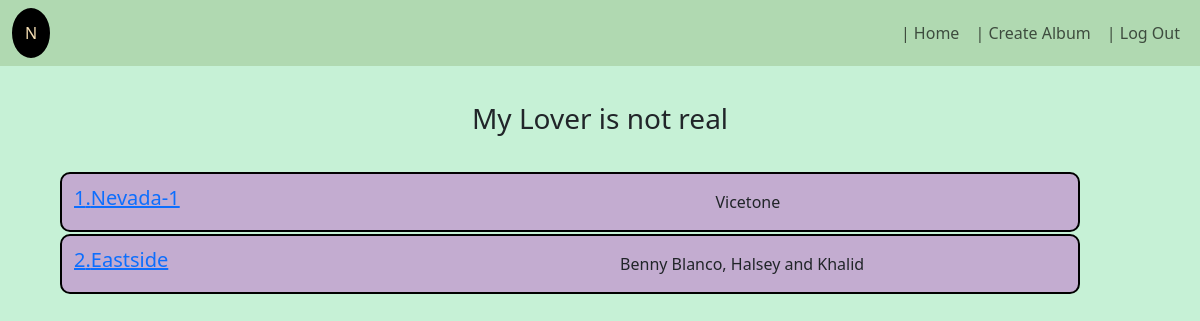
Page /album/1 (signed in) on the committed database.
### application/models.py (models this page shows)
class Loggers(db.Model):
    __tablename__ = 'loggers'
    l_id = db.Column(db.Integer, autoincrement=True, primary_key=True)
    username = db.Column(db.String, unique=True)
    password = db.Column(db.String)
    profile = db.Column(db.String)
    comment = db.relationship("Songs", secondary="comments")

class Album(db.Model):
    __tablename__ = "album"
    a_id = db.Column(db.Integer, primary_key=True, autoincrement=True)
    name = db.Column(db.String, unique=True)
    By = db.Column(db.Integer)

class Songs(db.Model):
    __tablename__="songs"
    s_id = db.Column(db.Integer, autoincrement=True, primary_key=True)
    name = db.Column(db.String, unique=True)
    lyrics = db.Column(db.String)
    rating = db.Column(db.Integer)
    doc = db.Column(db.String)
    singer = db.Column(db.String)
    g_id = db.Column(db.Integer, db.ForeignKey("genre.g_id"))
    l_id = db.Column(db.Integer, db.ForeignKey("loggers.l_id"))
    composer = db.relationship("Loggers", secondary="composer")

### application/controllers.py (the view, shortened to what this page needs)
    @app.route("/album/<int:id>", methods=["GET", "POST"])
    def album(id):
        User = db.session.query(Loggers).filter(Loggers.username==session.get('loggedUser')).first()
        if session.get('isLoggedIn') and session.get('profile')=="user":
            if request.method == "GET":
                album = db.session.query(Album).filter(Album.a_id==id).first()
                data = {"nav": "even", "user": User, "Owner":User.l_id==album.By, "e1":['Home', url_for("home")], "e2":['Create Album', url_for('createalbum')], "e3":['Log Out', url_for('logout')], "album": album}
                data['songs'] = []
                songs = db.session.query(S_Album).filter(S_Album.a_id == id).all()
                for i in songs:
                    data['songs'].append(db.session.query(Songs).filter(Songs.s_id == i.s_id).one())
                if User.profile == "creator":
                    allsongs = db.session.query(Songs).filter(Songs.l_id == User.l_id).all()
                    data['remainingsongs'] = []
                    for i in allsongs:
                        if i not in data['songs']:
                            data['remainingsongs'].append(i)
                return render_template("albumlist.html", data=data)
        else:
            return redirect(url_for("error", token="unauthenticated"))

### templates/albumlist.html (shortened to what this page needs)
{% include 'header.html' %}
<link rel="stylesheet" type="text/css" href="http://127.0.0.1:5000/static/playlist.css">
</head>
<body style="background-color: #C6F1D6;">
    {% include 'nav.html' %}
    <div style="text-align: center; margin-top: 3%; margin-bottom: 3%;">
        <h3>{{ data['album'].name }}</h3>
    </div>
    <form action="/album/{{ data['album'].a_id }}" method="post">
        {% for i in data['songs'] %}
            {% set myvar=loop.index %}
            {% include "albumsongs.html" %}
        {% endfor %}
    </form>
    {% include "footer.html" %}

### templates/nav.html (shortened to what this page needs)
<header>
    <nav class="navbar navbar-expand-lg navbar-custom" style="background-color: #B0D9B1;">
        <div class="container-fluid">
            <div class="navbar-collapse" id="navbarNav" >
                {% if data['nav']=="uneven" %}
                    <button type="button" class="btn btn-primary" data-bs-toggle="modal" data-bs-target="#exampleModal" style="color: wheat; padding: 10px; border: 3px solid black; border-radius: 100%; background-color: black;">{{ data['user'].admin_name[0] | upper}}</button>
                {% else %}
                    <button type="button" class="btn btn-primary" data-bs-toggle="modal" data-bs-target="#exampleModal" style="color: wheat; padding: 10px; border: 3px solid black; border-radius: 100%; background-color: black;">{{ data['user'].username[0] | upper}}</button>
                {% endif %}
                <ul class="navbar-nav ms-auto">
                    <li class="nav-item">
                        <a class="nav-link" href="{{ data['e1'][1] }}">| {{ data['e1'][0] }}</a>
                    </li>
                    {% if data['sub']!='no' %}
                        <li class="nav-item">
                            <a class="nav-link" href="{{ data['e2'][1] }}">| {{ data['e2'][0] }}</a>
                        </li>
                    {% endif %}
                    <li class="nav-item">
                        <a class="nav-link" href="{{ data['e3'][1] }}">| {{ data['e3'][0] }}</a>
                    </li>
                </ul>
            </div>
        </div>
    </nav>
</header>

### templates/albumsongs.html (shortened to what this page needs)
<div class="comp-song">
    <a href="/lyrics/{{ i.s_id }}"><h5>{{myvar}}.{{ i.name | replace('.mp3', '')}}</h5></a>
    <label> {{ i.singer }} </label>
</div>

### static/playlist.css (style rules this page uses)
.comp-song { display: flex; align-items: center; padding: 1%; margin-left: 5%; margin-right: 10%; margin-top: 2px; margin-bottom: 1px; background-color: #C3ACD0; border: 2px solid black; border-radius: 10px; }
.comp-song h5 { margin-right: 250px; }
.comp-song label { text-align: center; flex: 1; }

### rows in the picture
Loggers: user "N"
Album: album.name "My Lover is not real"
Songs: myvar "1", name "Nevada-1", singer "Vicetone"
Songs: myvar "2", name "Eastside", singer "Benny Blanco, Halsey and Khalid"

### other values in the picture
{{ data['e1'][0] }} "Home"
{{ data['e2'][0] }} "Create Album"
{{ data['e3'][0] }} "Log Out"
